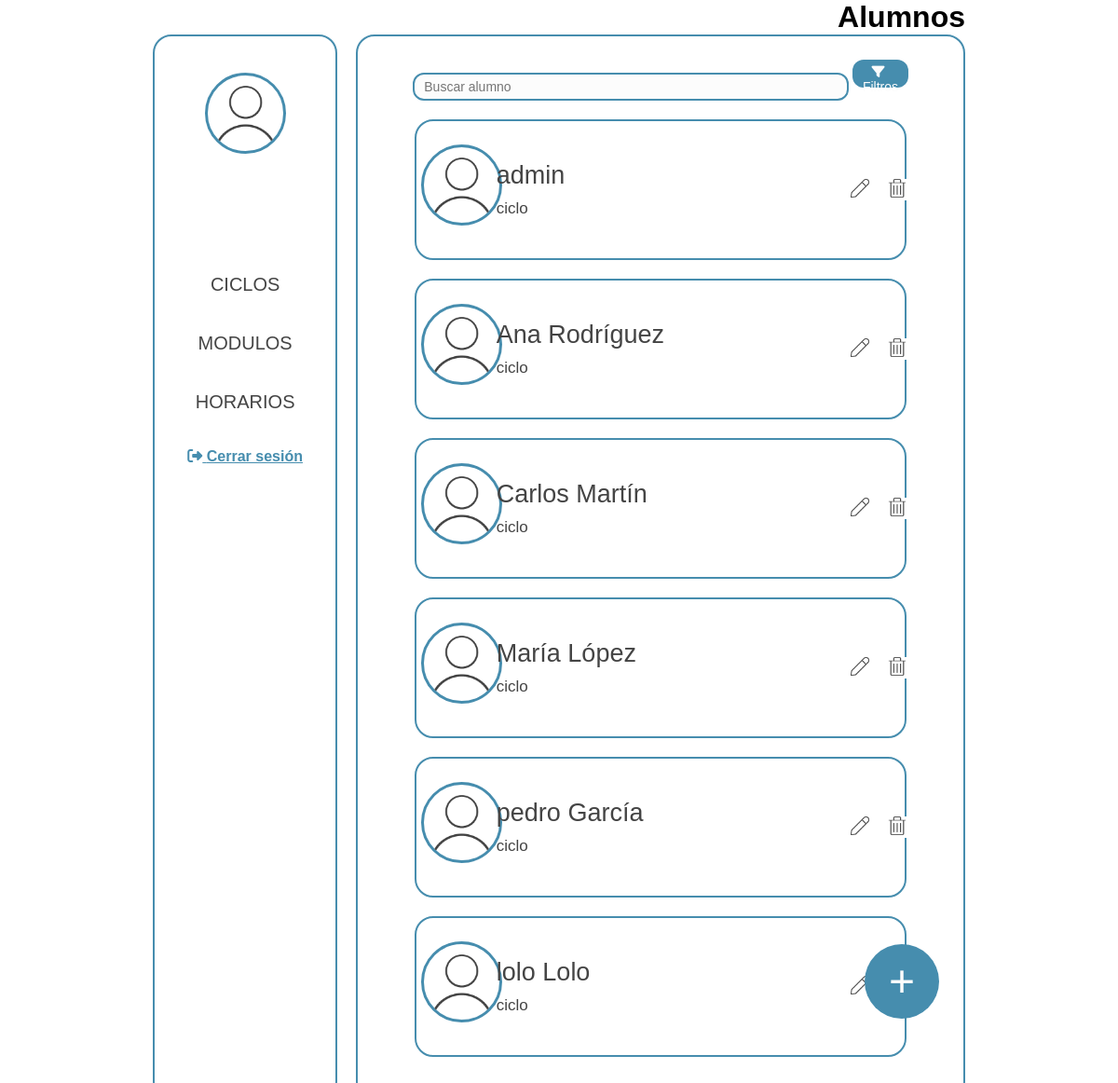
The page /GestionHorarios/www/pages/administrator_panel.php on the database as committed earlier.
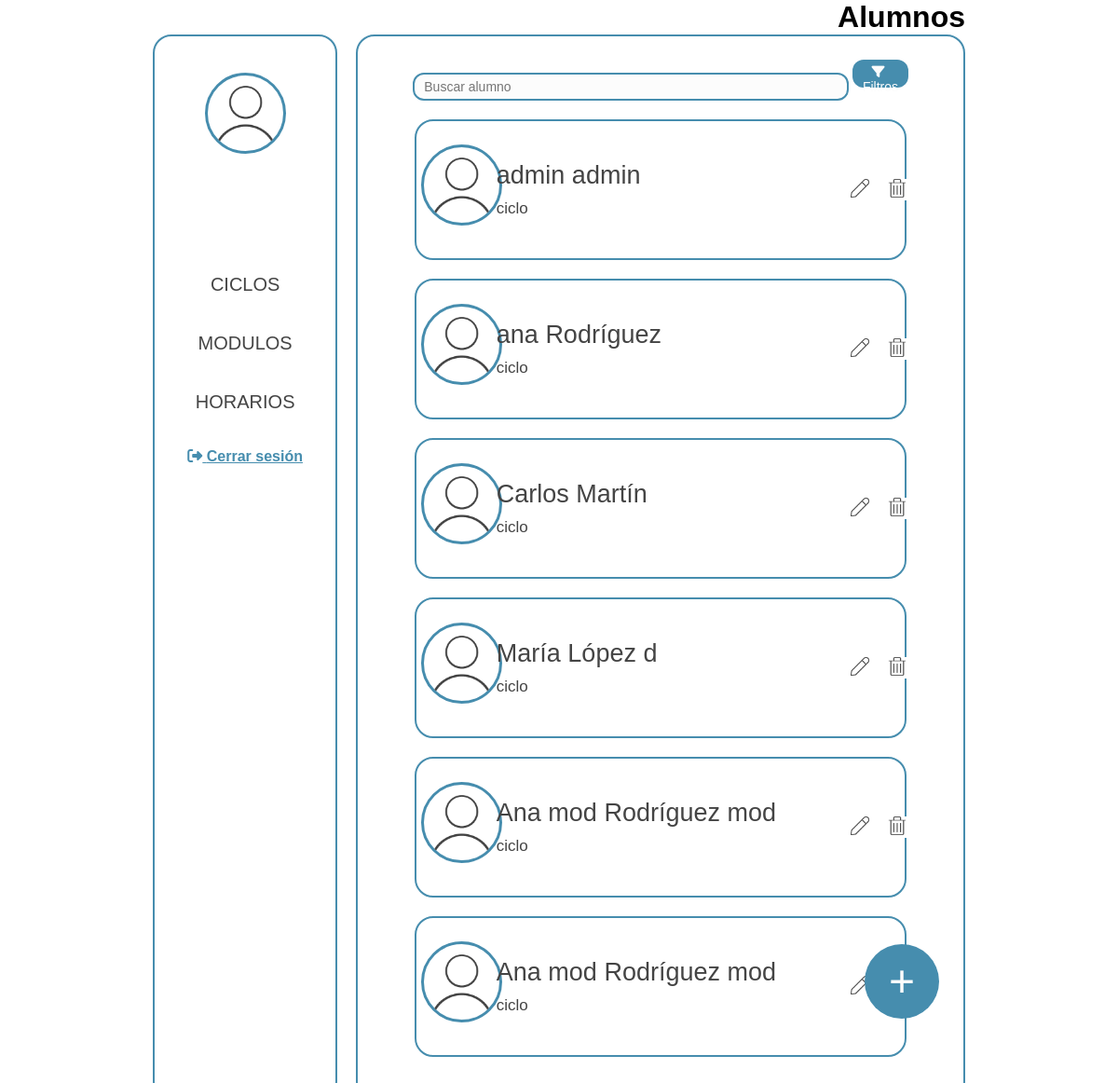
The same page on the database as committed later.
### tables this page shows
CREATE TABLE `users` (
  `id` int NOT NULL,
  `email` varchar(100) NOT NULL,
  `password` varchar(255) NOT NULL,
  `password_reset` tinyint(1) NOT NULL,
  `rol` enum('admin','student') NOT NULL,
  `name` varchar(50) NOT NULL,
  `first_name` varchar(50) NOT NULL,
  `second_name` varchar(50) DEFAULT NULL,
  `telephone` varchar(15) NOT NULL,
  `dni` varchar(9) NOT NULL,
  `time_stamp` datetime NOT NULL DEFAULT CURRENT_TIMESTAMP
);

### GestionHorarios/www/pages/administrator_panel.php (the view, shortened to what this page needs)
<?php
include_once '../functions/connection.php';
$sql = "SELECT * FROM users";
$stmt = $pdo->query($sql);
$editUserId = null;
?>
<!DOCTYPE html>
<html lang="es">
<head>
    <link rel="stylesheet" href="../pages/css/administrator_panel.css">
</head>
<body>
    <h2>Alumnos</h2>
    <div class="container">
        <?php include_once('partials/container_left.php') ?>
        <div class="container-rigth">
            <div style="text-align: center; margin-bottom: 20px; width: 100%;">
                <form method="post" style="all:initial;" action="../functions/administrator/function_panel_administrator.php" id="search-form">
                    <input class="buscador" type="text" id="buscar" placeholder="Buscar alumno" name="txtFindUser">
                </form>
                <button class="btnFiltrar" type="button" onclick="toggleFilters()"><i class="fa fa-filter" style="margin-right: 5px;" aria-hidden="true"></i> Filtros</button>
            </div>
            <div class="mostrar-users">
                <?php
                while ($fila = $stmt->fetch(PDO::FETCH_ASSOC)) {
                    $id = $fila['id'];
                    $name = $fila['name'];
                    $firstName = $fila['first_name'];
                    $secondName = $fila['second_name'];
                    $telephone = $fila['second_name'];
                    $dni = $fila['dni'];
                    $email = $fila['email'];
                    echo "<div class='container-user'>
                            <div class='row'>
                                <div class='user-imagen'>
                                    <img src='/images/user.png' class='pic' alt='Usuario img'>
                                </div>
                              <div class='user-texto'>
                                    <p class='texto-nombre'>$name $firstName </p>
                                    <p class='texto-ciclo'>ciclo</p>
                                </div>";
                    if ($editUserId == $id) {
                        echo "
                                <div class='user-botones'>
                                    <form method='post' action='../functions/administrator/function_delete_user.php'>
                                        <input type='hidden' name='id' value='$id'>
                                        <button type='submit' class='btn-delete' name='btnDelete'>
                                            <img src='/images/delete.png' class='boton-icono-delete' alt='Borrar'>
                                            <img src='/images/delete_hover.png' class='delete-hover' alt='Borrar'>
                                        </button>
                                    </form>
                                </div>
                            </div>
                        <div class='user-editar'>
                            <form action='../functions/administrator/function_update_user.php' style='all:initial; width: 100%;' method='post'>
                                <div class='row' style='margin-left: 3.5%;'>
                                    <input type='hidden' class='inputs-form' name='id' value='$id'>
                                    <input type='text' class='inputs-form' name='txtName' value='$name' required><br>
                                    <input type='text' class='inputs-form' name='txtFirstName' value='$firstName' placeholder='Primeiro Apelido' required><br>
                                    <input type='text' class='inputs-form' name='txtSecondName' value='$secondName' placeholder='Segundo Apelido' ><br>
                                </div>
                                <div class='row' style='margin-left: 3.5%;'>
                                    <input type='number' class='inputs-form' name='txtTelephone' value='$telephone' placeholder='Teléfono' ><br>
                                    <input type='email' class='inputs-form' name='txtEmail' value='$email' placeholder='Email' ><br>
                                    <input type='text' class='inputs-form' name='txtDNI' value='$dni' placeholder='DNI' required><br>
                                </div>
                                <div class='row-guardar'>
                                    <button type='submit' class='btnActualizar' name='btnSave'>Actualizar</button>
                                </div>
                            </form>
                        </div>
                        ";
                    } else {
                        echo "
                        <div class='user-botones'>
                            <form method='post'>
                                <input type='hidden' name='id' value='$id'>
                                <input type='hidden' name='name' value='$name'>
                                <input type='hidden' name='first_name' value='$firstName'>
                                <input type='hidden' name='second_name' value='$secondName'>
                                <input type='hidden' name='email' value='$email'>
                                <input type='hidden' name='telephone' value='$telephone'>
                                <input type='hidden' name='dni' value='$dni'>
                                <button type='submit' class='btn' name='btnUpdate'>
                                    <img src='/images/edit.png' class='boton-icono-edit' alt='Editar'>
                                    <img src='/images/edit_hover.png' class='edit-hover' alt='Editar'>
                                </button>
                            </form>
                            <form method='post' action='../functions/administrator/function_delete_user.php'>
                                <input type='hidden' name='id' value='$id'>
                                <button type='submit' class='btn-delete' name='btnDelete'>
                                    <img src='/images/delete.png' class='boton-icono-delete' alt='Borrar'>
                                    <img src='/images/delete_hover.png' class='delete-hover' alt='Borrar'>
                                </button>
                            </form>
                        </div>
                    </div>";
                    }
                    echo "</div>";
                }
                ?>
            </div>
        </div>
    </div>
    <form action="create_user.php">
        <button name="btnCreateUser" class="btnCreateUser">+</button>
    </form>
</body>
</html>

### GestionHorarios/www/pages/partials/container_left.php
<?php
if (strcmp($_SESSION["user"]["rol"], "admin") == 0) {
    echo '
            <div class="container-left">
                <div class="circle">
                    <img src="/images/user.png" class="pic" alt="Usuario">
                </div>
                <h3>'.$_SESSION['user']['name'].'</h3>
                <p>'.$_SESSION['user']['rol'].'</p>
                <ul>
                    <li><a href="administrator_panel.php">ALUMNOS</a></li>
                    <li><a href="administrator_vocational_trainings.php">CICLOS</a></li>
                    <li><a href="administrator_modules.php">MODULOS</a></li>
                    <li><a href="administrator_horarios.php">HORARIOS</a></li>
                </ul>
                <br>
                <a href="../functions/user/close_session.php" class="logout">
                    <i class="fas fa-sign-out-alt"></i> <b>Cerrar sesión</b>
                </a>
            </div>';
}else {
    echo '
            <div class="container-left">
                <div class="circle">
                    <img src="/images/user.png" class="pic" alt="Usuario">
                </div>
                <h3>'.$_SESSION['user']['name'].'</h3>
                <p>'.$_SESSION['user']['rol'].'</p>
                <ul>
                    <li><a href="../student/student_vocational_trainings.php">CICLOS</a></li>
                    <li><a href="../student/student_modules.php">MODULOS</a></li>
                    <li><a href="../student/student_horarios.php">HORARIOS</a></li>
                </ul>
                <br>
                <a href="../../functions/user/close_session.php" class="logout">
                    <i class="fas fa-sign-out-alt"></i> <b>Cerrar sesión</b>
                </a>
            </div>';
}
?>

### GestionHorarios/www/pages/css/administrator_panel.css (style rules this page uses)
body { font-family: Arial, sans-serif; height: 100vh; overflow: hidden; margin: 0 20px; width: calc(100% - 40px); }
.container { display: flex; gap: 20px; }
h2 { text-align: center; font-size: 2em; width: 100%; text-align: right; }
.container-left { position: relative; display: flex; flex-direction: column; align-items: center; width: 269px; border: solid var(--color-primario) 2px; border-radius: 20px; padding-bottom: 50px; height: auto; }
.circle { width: 87px; height: 87px; border-radius: 80%; margin: 39px; }
.container-left ul { list-style-type: none; width: 100%; text-align: center; padding: 0; }
.container-left ul li { font-size: 20px; padding: 10px 0; position: relative; transition: padding-left 0.3s; }
.container-left ul li a { text-decoration: none; color: var(--tertiary-color); display: block; padding: 10px 20px; }
.container-left ul li::after { content: ""; position: absolute; top: 0; left: 0; width: 0; height: 100%; background-color: var(--color-primario); color: var(--forty-color); transition: width 0.3s ease-out; z-index: -1; border-top-right-radius: 50px; border-bottom-right-radius: 50px; }
.container-rigth { text-align: center; width: 100%; max-height: calc( 100vh - 70px ); border: solid var(--color-primario) 2px; border-radius: 20px; padding: 25px; overflow-y: auto; height: auto; }
.mostrar-users { display: flex; flex-wrap: wrap; }
.container-user { display: flex; flex-direction: column; flex-wrap: wrap; border: 2px solid var(--color-primario); padding: 10px; width: 100%; border-radius: 20px; margin-bottom: 20px; margin-right: 6%; margin-left: 6%; }
.row { display: flex; flex-wrap: wrap; width: 100%; margin-top: 15px; margin-bottom: 15px; }
.pic { border: 3px solid var(--color-primario); width: 87px; height: 87px; border-radius: 80%; margin-bottom: 10px; }
.container-user p { margin: 5px 0; }
button { cursor: pointer; }
form { display: inline-block; }
.btnCreateUser { position: fixed; bottom: 10%; right: 16%; background-color: var(--color-primario); width: 80px; height: 80px; border-radius: 50%; border: none; font-size: 3rem; color: var(--forty-color); transition: transform 0s ease; }
.logout { color: var(--color-primario); }
.buscador { background-color: var(--forty-color); border: 2px solid var(--color-primario); padding: 5px 10px; border-radius: 12px; font-size: 14px; color: var(--tertiary-color); appearance: none; cursor: pointer; width: 78%; height: 30px; position: relative; }
.btnFiltrar { background-color: var(--color-primario); padding: 5px 5px; border-radius: 12px; border: none; font-size: 14px; color: var(--forty-color); appearance: none; cursor: pointer; width: 10%; height: 30px; }
.user-imagen { width: 15%; display: flex; align-items: center; justify-content: center; }
.user-texto { width: 75%; text-align: left; display: flex; flex-direction: column; align-items: left; justify-content: center; }
.texto-nombre { font-size: 27px; }
.texto-ciclo { font-size: 17px; }
.user-botones { width: 9%; text-align: left; display: flex; align-items: center; justify-content: center; }
.btn { background-color: white; border: 0px; margin-left: 20px; }
.btn-delete { background-color: white; border: 0px; margin-left: 20px; }
.boton-icono-edit { width: 20px; height: 20px; }
.boton-icono-delete { width: 20px; height: 20px; }
p { color: var(--tertiary-color); }

### GestionHorarios/www/pages/css/common.css (style rules this page uses)
:root { --color-primario: #468dae; --second-color: #2bc187; --tertiary-color: #444444; --forty-color: #fcfcfc; --danger-color: #c12b2e; --fuente-principal: "Arial", sans-serif; }
* { margin: 0; padding: 0; box-sizing: border-box; }
body { padding: 0 12% 0 12%; }

Rows that differ between the two databases and show on the page:
removed users: name "pedro", first_name "García"
removed users: name "lolo", first_name "Lolo"
changed users "admin": first_name (not shown) → "admin"
changed users "Rodríguez": name "Ana" → "ana"
changed users "María": first_name "López" → "López d"
added users: name "Ana mod", first_name "Rodríguez mod"
added users: name "Ana mod", first_name "Rodríguez mod"
